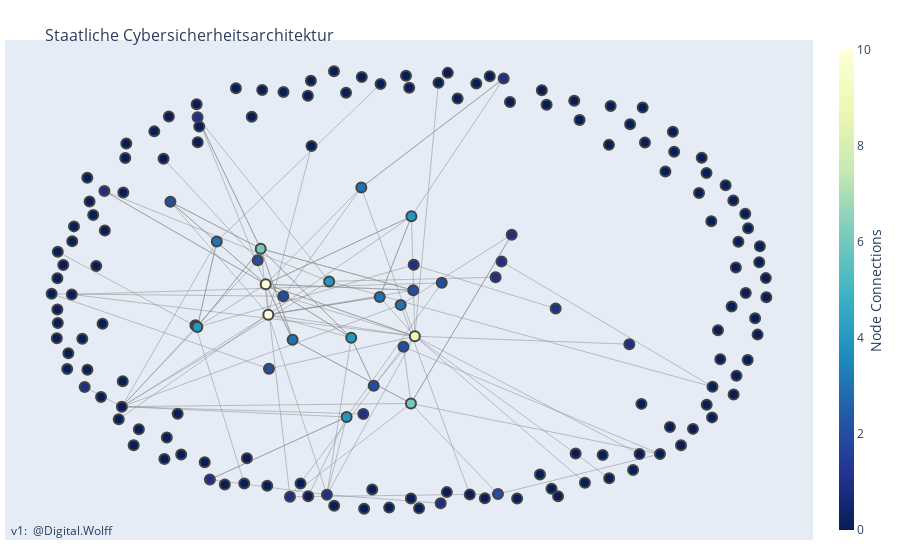

Source (notebook cell):
### Code cell
#Create Network Graph
fig = go.Figure(data=[edge_trace, node_trace],
             layout=go.Layout(
                title='<br>Staatliche Cybersicherheitsarchitektur',
                titlefont_size=16,
                showlegend=False,
                hovermode='closest',
                margin=dict(b=20,l=5,r=5,t=40),
                annotations=[ dict(
                    text="v1: <a href='http://cyber.digitalwolff.de/'> @Digital.Wolff</a>",
                    showarrow=False,
                    xref="paper", yref="paper",
                    x=0.005, y=-0.002 ) ],
                xaxis=dict(showgrid=False, zeroline=False, showticklabels=False),
                yaxis=dict(showgrid=False, zeroline=False, showticklabels=False))
                )
fig.show()

### Figure 1 — Plotly figure (JSON) as saved in the notebook; plotly's stock layout.template omitted (floating-point values rounded to 4 significant figures; data arrays with more than 128 entries replaced by an {"elided": "..."} marker saying what was removed)
{"data": [{"hoverinfo": "text", "line": {"color": "#888", "width": 0.5}, "mode": "lines", "text": "test", "type": "scatter", "x": {"elided": "330 float values"}, "y": {"elided": "330 float values"}}, {"hoverinfo": "text", "marker": {"color": {"elided": "167 int values"}, "colorbar": {"thickness": 15, "title": {"side": "right", "text": "Node Connections"}, "xanchor": "left"}, "colorscale": [[0, "rgb(255,255,217)"], [0.125, "rgb(237,248,177)"], [0.25, "rgb(199,233,180)"], [0.375, "rgb(127,205,187)"], [0.5, "rgb(65,182,196)"], [0.625, "rgb(29,145,192)"], [0.75, "rgb(34,94,168)"], [0.875, "rgb(37,52,148)"], [1, "rgb(8,29,88)"]], "line": {"width": 2}, "reversescale": true, "showscale": true, "size": 10}, "mode": "markers", "text": {"elided": "167 str values"}, "type": "scatter", "x": {"elided": "167 float values"}, "y": {"elided": "167 float values"}}], "layout": {"annotations": [{"showarrow": false, "text": "v1: <a href='http://cyber.digitalwolff.de/'> @Digital.Wolff</a>", "x": 0.005, "xref": "paper", "y": -0.002, "yref": "paper"}], "hovermode": "closest", "margin": {"b": 20, "l": 5, "r": 5, "t": 40}, "showlegend": false, "title": {"font": {"size": 16}, "text": "<br>Staatliche Cybersicherheitsarchitektur"}, "xaxis": {"showgrid": false, "showticklabels": false, "zeroline": false}, "yaxis": {"showgrid": false, "showticklabels": false, "zeroline": false}}}
